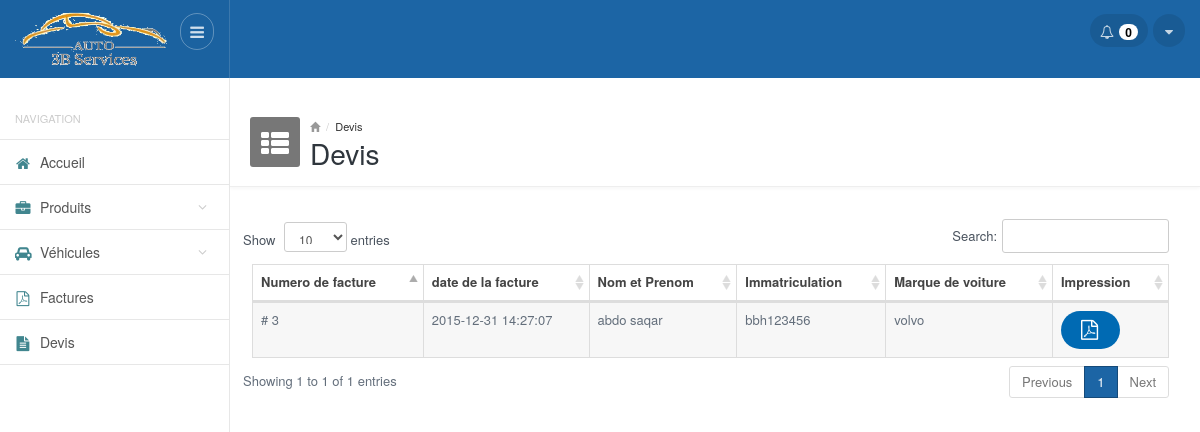
/devis.php (signed in), run on the app's committed database.
### tables this page shows
CREATE TABLE IF NOT EXISTS `devis` (
  `id` int(25) NOT NULL,
  `created` timestamp NOT NULL DEFAULT CURRENT_TIMESTAMP,
  `id_vehicule` int(11) NOT NULL
);

CREATE TABLE IF NOT EXISTS `vehicules` (
  `id` int(11) NOT NULL,
  `nom` varchar(100) NOT NULL,
  `prenom` varchar(100) NOT NULL,
  `immatriculation` varchar(100) NOT NULL,
  `chassis` varchar(100) NOT NULL,
  `carte_grise` varchar(100) NOT NULL,
  `marque` varchar(100) NOT NULL,
  `expere` varchar(100) NOT NULL,
  `assurance` varchar(100) NOT NULL,
  `date_entree` date DEFAULT NULL,
  `date_sortie` date DEFAULT NULL
);

### functions.php (called while the page is built, shortened)
<?php
function getAllDevis()
{
    $result = mysql_query("SELECT   devis.id , created  , id_vehicule , nom , prenom , immatriculation , marque , expere , assurance  FROM devis , vehicules WHERE devis.id_vehicule=vehicules.id") or die(mysql_error());
    $devis = array();
    while($row = mysql_fetch_array($result)){
         $devis[] = $row;
    }
    return $devis;
}
?>

### devis.php (the view, shortened to what this page needs)
<?php
require_once __DIR__ . '/functions.php';
require_once __DIR__ . '/header.php'; ?>
<div class="mainpanel">
    <div class="pageheader">
        <div class="media">
            <div class="pageicon pull-left">
                <i class="fa fa-th-list"></i>
            </div>
            <div class="media-body">
                <ul class="breadcrumb">
                    <li><a href="#"><i class="glyphicon glyphicon-home"></i></a></li>
                    <li><a href="#">Devis</a></li>
                </ul>
                <h4>Devis</h4>
            </div>
        </div>
    </div>
    <div class="contentpanel">
        <div class="panel panel-primary-head">
            <div class="col-md-6">
                <table id="basicTable1" class="table table-striped table-bordered responsive">
                            <thead class="">
                                <tr>
                                    <th>Numero de facture</th>
                                    <th>date de la facture</th>
                                    <th>Nom et Prenom</th>
                                    <th>Immatriculation</th>
                                    <th>Marque de voiture</th>
                                    <th>Impression</th>
                                </tr>
                            </thead>
                            <tbody>
                                <?php
                                  $devises= getAllDevis();
                                  foreach($devises as $devis){
                                    ?>
                                        <tr>
                                          <td># <?php echo $devis['id']; ?> </td>
                                          <td><?php echo $devis['created']; ?> </td>
                                          <td><?php echo $devis['nom'].' '.$devis['prenom']; ?> </td>
                                          <td><?php echo $devis['immatriculation']; ?> </td>
                                          <td><?php echo $devis['marque']; ?> </td>
                                          <td class="center"><a class="btn btn-primary blue_b btn-rounded" href="devis2pdf.php?id=<?php echo $devis['id']; ?>"><i class="fa fa-file-pdf-o"></i></a></td>
                                        </tr>
                                    <?php } ?>
                            </tbody>
                        </table>
            </div>
        </div>
        <br />
    </div>
</div>
<?php
require_once __DIR__ . '/footer.php'; ?>

### css/style.default.css (style rules this page uses)
body { font-size: 13px; color: #636E7B; background-color: #fff; }
a { outline: none !important; }
.mainpanel { margin-left: 230px; }
.pageheader { padding: 20px; border-bottom: 1px solid #eee; padding-bottom: 20px; height: 90px; -webkit-box-shadow: 0 2px 3px rgba(0,0,0,0.03); box-shadow: 0 2px 3px rgba(0,0,0,0.03); }
.pageheader .media { padding: 0; clear: both; }
.pageheader .pageicon { width: 50px; height: 50px; background-color: #777; display: inline-block; color: #fff; font-size: 32px; border-radius: 3px; padding-top: 1px; padding-left: 10px; }
.pageheader .pageicon .fa-th-list { font-size: 28px; margin-left: 1px; }
.pageheader .breadcrumb { margin: 0; padding: 0; background: none; font-size: 11px; color: #999; line-height: 18px; }
.pageheader .breadcrumb li a { color: #333; }
.pageheader .breadcrumb li a i { color: #999; font-size: 10px; }
.pageheader h4 { margin: -2px 0 0 0; font-size: 28px; font-weight: 500; color: #2f363d; line-height: normal; }
.contentpanel { position: relative; padding: 20px; }
.btn-rounded { -moz-border-radius: 100px; -webkit-border-radius: 100px; border-radius: 100px; padding-left: 20px; padding-right: 20px; }
td i { width: 14px; margin-right: 5px; font-size: 20px; top: 1px; position: relative; text-align: center; }
.blue_b { background-color: #006AB3; }

### css/style.datatables.css (style rules this page uses)
.table.dataTable thead .sorting_asc { background-image: url('../images/datatables/sort_asc.png'); }
.table.dataTable thead > tr > th { padding-left: 8px; }

### data on the page
devis: id "3", created "2015-12-31 14:27:07", id_vehicule.nom "abdo", id_vehicule.prenom "saqar", id_vehicule.immatriculation "bbh123456", id_vehicule.marque "volvo"

### other printed values
getNotifProducts() "0"
